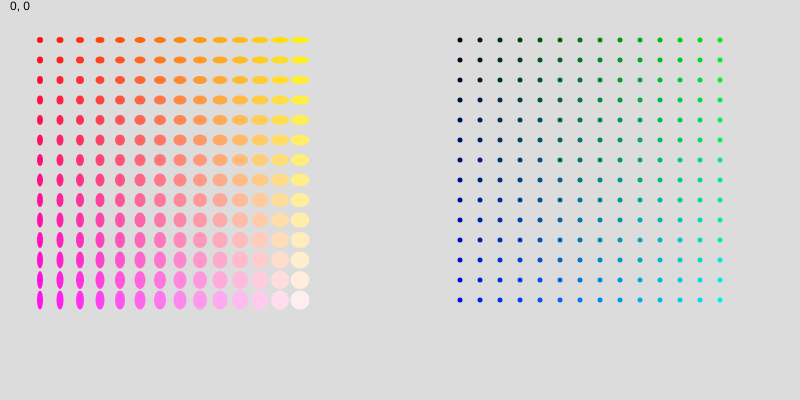
Frame 1 (no input)
Frame 60 (no input): identical to frame 1, image omitted
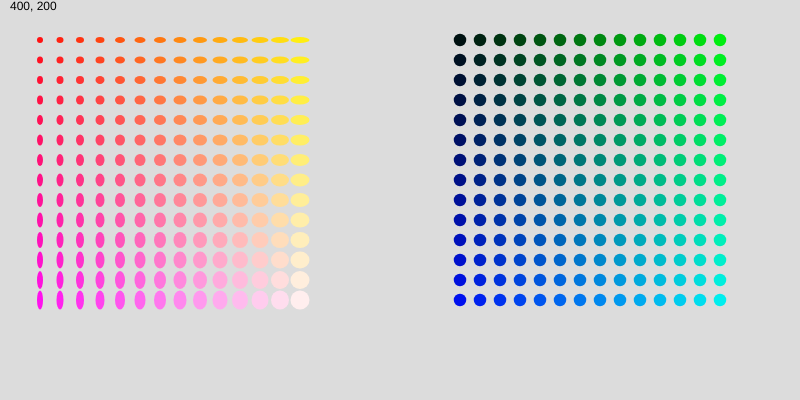
Frame 120 (the mouse pressed at the canvas centre since frame 60)

The p5.js sketch that drew these frames (run headless with seeded random() and noise() and a simulated clock; from frame 60 on, the mouse is pressed at the canvas centre):

// p5.js sketch
// ── sketch.js
function setup() {
  // Two-dimensional canvas, left is for before, right is for after
  createCanvas(800, 400);
  noStroke();
}

function drawGrid(cols, rows, gridSize, baseColor) {
  for (let i = 1; i < cols; i++) {
    baseColor.setGreen((255 * i) / cols);
    for (let j = 1; j < rows; j++) {
      baseColor.setBlue((255 * j) / rows);
      // Calculate the position of the point in the grid
      const x = (i * gridSize) / cols;
      const y = (j * gridSize) / rows;

      // Set the fill color before drawing the ellipse
      fill(baseColor);
      // Draw the point, map size with position in the grid
      const minSize = 5;
      const maxSize = 20;

      const sizeX = map(x, 0, gridSize, minSize, maxSize);
      const sizeY = map(y, 0, gridSize, minSize, maxSize);

      ellipse(x, y, sizeX, sizeY);
    }
  }
}

function drawReactive(cols, rows, gridSize, baseColor) {
  for (let i = 1; i < cols; i++) {
    baseColor.setGreen((255 * i) / cols);
    for (let j = 1; j < rows; j++) {
      baseColor.setBlue((255 * j) / rows);
      // Calculate the position of the point in the grid
      const x = (i * gridSize) / cols;
      const y = (j * gridSize) / rows;

      // Set the fill color before drawing the ellipse
      fill(baseColor);
      // Draw the point, map size with position in the grid
      const minSize = 5;
      const maxSize = 20;

      // map mouseX, change the size of the ellipse
      const mappingX = map(mouseX, 0, width, 0, gridSize);
      const mappingY = map(mouseY, 0, height, 0, gridSize);

      // Map the distance to the size of the ellipse
      let sizeX = map(mappingX, 0, gridSize, minSize, maxSize);
      let sizeY = map(mappingY, 0, gridSize, minSize, maxSize);

      // Placement in the grid influence the size
      const distance = dist(x, y, mappingX, mappingY);
      const maxSizeDistance = dist(0, 0, gridSize, gridSize);
      const sizeDistance = map(distance, 0, maxSizeDistance, maxSize, minSize);

      // The final size is the minimum of the two
      sizeX = min(sizeX, sizeDistance);
      sizeY = min(sizeY, sizeDistance);

      ellipse(x, y, sizeX, sizeY);
    }
  }
}

function draw() {
  const gridSize = 300;

  background(220);
  fill(0);
  text(`${mouseX}, ${mouseY}`, 10, 10);

  // First canvas
  translate(20, 20);
  drawGrid(15, 15, gridSize, color(255, 0, 0));

  // Move to the second canvas, draw the reactive
  translate(400 + 20, 0);
  drawReactive(15, 15, gridSize, color(0, 0, 255));
}
